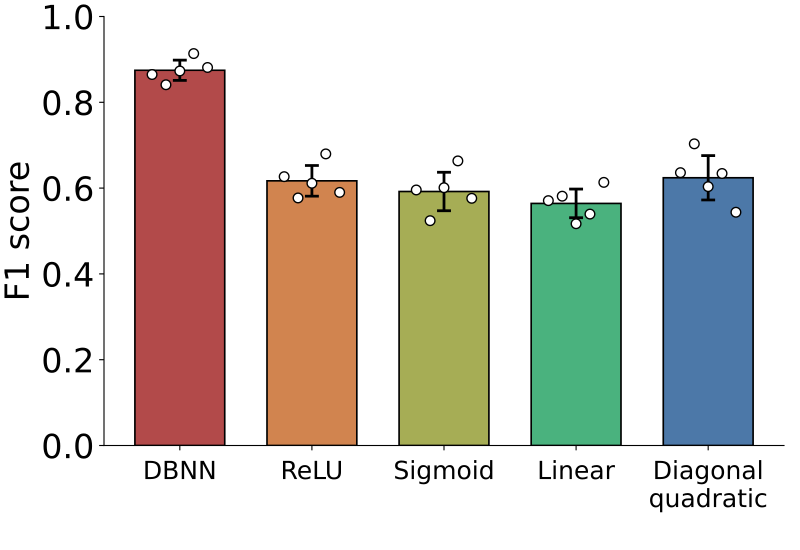

This figure's Python source:
import csv
import os
import argparse
from pathlib import Path
import numpy as np
import torch
import torch.nn as nn
import torch.nn.functional as F
import matplotlib
matplotlib.use("Agg")
import matplotlib.pyplot as plt
from mpl_toolkits.axes_grid1.inset_locator import mark_inset

ROOT = Path(__file__).resolve().parents[3]
DATA = ROOT / "nc_final_data" / "FigureS4" / "FigureS4_abc"
SOURCE = ROOT / "nc_final_source_data" / "FigureS4"
VARIANTS = ("dbnn", "relu", "sigmoid", "linear", "diagonal_quadratic")
LABELS = ("DBNN", "ReLU", "Sigmoid", "Linear", "Diagonal\nquadratic")
COLORS = ("#B24A4A", "#D1844F", "#A6AD55", "#4AB27E", "#4C78A8")

class Bilinear(nn.Module):
    def __init__(self, device):
        super().__init__()
        self.weight = nn.Parameter(torch.zeros((1, 500, 500), device=device))
        self.register_buffer("bias", torch.tensor([-70.0], device=device))

    def forward(self, x):
        with torch.no_grad():
            index = torch.arange(500, device=self.weight.device)
            self.weight[:, index, index] = 0
        return torch.einsum("...i,ij,...j->...", x, self.weight[0], x).unsqueeze(-1) + self.bias


class Model(nn.Module):
    def __init__(self, variant, device):
        super().__init__()
        self.variant = variant
        self.tau_rise = nn.Parameter(torch.ones(500, device=device) * 5)
        self.tau_decay = nn.Parameter(torch.ones(500, device=device) * 20)
        self.omega = nn.Parameter(torch.ones(500, device=device) * 0.3)
        self.bilinear = Bilinear(device)
        self.v_th = nn.Parameter(torch.tensor(-55.0, device=device))
        self.reset_amp = nn.Parameter(torch.tensor(15.0, device=device))
        self.tau_reset = nn.Parameter(torch.tensor(10.0, device=device))
        if variant != "dbnn":
            self.nonlinear_weight = nn.Parameter(torch.zeros(500, device=device))
            self.nonlinear_bias = nn.Parameter(torch.zeros((), device=device))
            self.nonlinear_scale = nn.Parameter(torch.zeros((), device=device))
            self.diagonal_quadratic_weight = nn.Parameter(torch.zeros(500, device=device))

    def forward_drive(self, x):
        steps = x.shape[-1]
        time = torch.arange(steps, device=x.device)
        kernels = self.omega[:, None] * (1 - torch.exp(-time / self.tau_rise[:, None])) * torch.exp(-time / self.tau_decay[:, None])
        fft_size = 1 << (2 * steps - 2).bit_length()
        spectrum = torch.fft.rfft(x, n=fft_size, dim=2)
        transfer = torch.fft.rfft(kernels, n=fft_size, dim=1)
        y = torch.fft.irfft(spectrum * transfer[None], n=fft_size, dim=2)[..., :steps].permute(0, 2, 1)
        linear = y.sum(dim=2)
        if self.variant == "dbnn":
            return linear + self.bilinear(y).squeeze(-1)
        base = linear + self.bilinear.bias.view(1, 1)
        if self.variant == "linear":
            return base
        if self.variant == "diagonal_quadratic":
            return base + (y.square() * self.diagonal_quadratic_weight.view(1, 1, -1)).sum(dim=2)
        projection = (y * self.nonlinear_weight.view(1, 1, -1)).sum(dim=2) + self.nonlinear_bias
        nonlinear = torch.sigmoid(projection) if self.variant == "sigmoid" else F.relu(projection)
        return base + self.nonlinear_scale * nonlinear

    def forward(self, x):
        drive = self.forward_drive(x)
        steps = drive.shape[1]
        alpha = torch.exp(-torch.ones((), device=drive.device, dtype=drive.dtype) / torch.clamp(torch.abs(self.tau_reset), min=1e-4))
        amplitude = torch.abs(self.reset_amp).to(dtype=drive.dtype)
        decay = alpha.pow(torch.arange(steps, device=drive.device, dtype=drive.dtype))
        result = torch.empty_like(drive)
        state = torch.zeros((), device=drive.device, dtype=drive.dtype)
        start = 0
        while start < steps:
            values = drive[0, start:] + state * decay[:steps - start]
            indices = torch.nonzero(values >= self.v_th, as_tuple=False)
            if indices.numel() == 0:
                result[0, start:] = values
                break
            offset = int(indices[0, 0].item())
            end = start + offset
            result[0, start:end + 1] = values[:offset + 1]
            state_at_spike = state * decay[offset]
            state = alpha * state_at_spike - amplitude
            start = end + 1
        return result


def model_for(variant, index, device):
    model = Model(variant, device)
    checkpoint = torch.load(DATA / variant / f"checkpoint_{index}.pt", map_location="cpu", weights_only=True)
    if set(checkpoint) != {"model_state"}:
        raise ValueError("Unexpected checkpoint contents")
    model.load_state_dict(checkpoint["model_state"], strict=True)
    return model.eval()


def prediction(model, raster, device):
    value = np.asarray(raster, dtype=np.float32).copy()
    value[250:] *= -1
    with torch.inference_mode():
        return model(torch.as_tensor(value[None], device=device)).cpu().numpy()[0]


def spike_times(trace, threshold):
    above = trace >= threshold
    rising = np.flatnonzero(above[1:] & ~above[:-1]) + 1
    if above[0]:
        rising = np.r_[0, rising]
    return rising.astype(np.int32)


def load_spikes(split):
    values = np.load(DATA / f"{split}_spike_times.npy", allow_pickle=False)
    offsets = np.load(DATA / f"{split}_spike_offsets.npy", allow_pickle=False)
    return [values[offsets[i]:offsets[i + 1]] for i in range(len(offsets) - 1)]


def verify_events(split, inputs, rows):
    bins = np.load(DATA / f"{split}_event_bins.npy", mmap_mode="r", allow_pickle=False)
    offsets = np.load(DATA / f"{split}_event_offsets.npy", mmap_mode="r", allow_pickle=False)
    if len(offsets) != len(inputs) * 500 + 1:
        raise ValueError("Incorrect event offsets")
    for row in rows:
        rebuilt = np.zeros((500, 6001), dtype=np.uint8)
        for channel in range(500):
            start, stop = offsets[row * 500 + channel:row * 500 + channel + 2]
            events = np.asarray(bins[start:stop], dtype=np.int64)
            rebuilt[channel, events + events % 2] = 1
        if not np.array_equal(rebuilt, inputs[row]):
            raise ValueError(f"Input does not match physical event bins: {split} {row}")


def setup():
    parser = argparse.ArgumentParser()
    parser.add_argument("--device", default="auto")
    parser.add_argument("--output", type=Path, default=Path(__file__).resolve().with_suffix(".pdf"))
    args = parser.parse_args()
    device = torch.device("cuda" if torch.cuda.is_available() else "cpu") if args.device == "auto" else torch.device(args.device)
    torch.set_num_threads(4)
    torch.backends.cuda.matmul.allow_tf32 = False
    torch.backends.cudnn.allow_tf32 = False
    plt.rcParams.update({"font.family": "DejaVu Sans", "font.size": 24, "pdf.fonttype": 42, "ps.fonttype": 42})
    return args, device

def matching_counts(true_spikes, predicted_spikes):
    used = np.zeros(len(predicted_spikes), dtype=bool)
    matched = 0
    for true in true_spikes:
        best, distance = -1, 11.0
        for index, predicted in enumerate(predicted_spikes):
            delta = abs(predicted - true)
            if not used[index] and delta <= 10 and delta < distance:
                best, distance = index, delta
        if best >= 0:
            used[best] = True
            matched += 1
    return matched, int((~used).sum()), len(true_spikes) - matched


def keep_mask(spikes, size):
    keep = np.ones(size, dtype=bool)
    for spike in spikes:
        start = max(0, int(np.floor(spike - 10)))
        stop = min(size, int(np.ceil(spike + 10)) + 1)
        keep[start:stop] = False
    return keep


def evaluate(model, inputs, truth, spikes, device):
    residual_n = residual_sum = residual_square = 0.0
    truth_n = truth_sum = truth_square = 0.0
    tp = fp = fn = 0
    threshold = float(model.v_th.detach().cpu())
    for row in range(len(inputs)):
        predicted = prediction(model, inputs[row], device)
        keep = keep_mask(spikes[row], truth.shape[1])
        residual = truth[row, keep].astype(np.float64) - predicted[keep].astype(np.float64)
        actual = truth[row].astype(np.float64)
        residual_n += len(residual)
        residual_sum += residual.sum()
        residual_square += np.dot(residual, residual)
        truth_n += len(actual)
        truth_sum += actual.sum()
        truth_square += np.dot(actual, actual)
        a, b, c = matching_counts(spikes[row], spike_times(predicted, threshold))
        tp, fp, fn = tp + a, fp + b, fn + c
    variance = residual_square / residual_n - (residual_sum / residual_n) ** 2
    reference = truth_square / truth_n - (truth_sum / truth_n) ** 2
    f1 = 2 * tp / (2 * tp + fp + fn) if 2 * tp + fp + fn else 0.0
    return 1 - variance / reference, f1


def compute_bars(device):
    inputs = np.load(DATA / "test_ip.npy", mmap_mode="r", allow_pickle=False)
    truth = np.load(DATA / "test_op.npy", allow_pickle=False)
    spikes = load_spikes("test")
    if inputs.shape != (100, 500, 6001) or truth.shape != (100, 6001) or len(spikes) != 100:
        raise ValueError("Expected the shared 100-sample test dataset")
    verify_events("test", inputs, range(100))
    values = np.empty((5, 5, 2), dtype=np.float64)
    for i, variant in enumerate(VARIANTS):
        for j in range(5):
            model = model_for(variant, j + 1, device)
            values[i, j] = evaluate(model, inputs, truth, spikes, device)
            print(variant, j + 1, values[i, j].tolist(), flush=True)
    return values, values.mean(axis=1), values.std(axis=1, ddof=0)


def save_bar_data(means, stds, values):
    columns = [f"{variant}_{metric}" for variant in VARIANTS for metric in ("VE", "F1")]
    runs = values.transpose(0, 2, 1).reshape(len(columns), 5)
    write_table(SOURCE / "FigureS4_bc" / "FigureS4_bc.csv", columns, runs, means.reshape(-1), stds.reshape(-1))


def draw_bar(ax, metric, means, stds, values):
    index = 0 if metric == "ve" else 1
    x = np.arange(5, dtype=float)
    ax.bar(x, means[:, index], yerr=stds[:, index], width=0.68, color=COLORS, edgecolor="black", linewidth=1.2,
           error_kw={"elinewidth": 2, "ecolor": "black", "capsize": 5, "capthick": 2})
    offsets = np.linspace(-0.21, 0.21, values.shape[1])
    for variant in range(len(x)):
        ax.scatter(x[variant] + offsets, values[variant, :, index], s=48, facecolors="white", edgecolors="black", linewidths=1.0, zorder=5)
    ax.set_xticks(x, LABELS)
    ax.tick_params(axis="x", labelsize=18, pad=7)
    ax.set_ylabel("VE" if metric == "ve" else "F1 score")
    ax.set_ylim(0, 1)
    ax.set_yticks(np.linspace(0, 1, 6))
    ax.spines["top"].set_visible(False)
    ax.spines["right"].set_visible(False)


METRIC = "f1"



def write_table(path, columns, runs, means, stds):
    values = np.asarray(runs)
    if values.ndim != 2 or values.shape[0] != len(columns) or len(means) != len(columns) or len(stds) != len(columns):
        raise ValueError("Unexpected source table shape")
    path.parent.mkdir(parents=True, exist_ok=True)
    temporary = path.with_name(f".{path.name}.{os.getpid()}.tmp")
    try:
        with temporary.open("w", encoding="utf-8", newline="") as stream:
            writer = csv.writer(stream)
            writer.writerow(["run", *columns])
            for index in range(values.shape[1]):
                writer.writerow([f"run_{index + 1}", *values[:, index]])
            writer.writerow(["mean", *means])
            writer.writerow(["std", *stds])
        os.replace(temporary, path)
    finally:
        if temporary.exists():
            temporary.unlink()


def main():
    args, device = setup()
    values, means, stds = compute_bars(device)
    save_bar_data(means, stds, values)
    figure, ax = plt.subplots(figsize=(8, 5.5))
    draw_bar(ax, METRIC, means, stds, values)
    figure.subplots_adjust(left=0.13, right=0.98, bottom=0.19, top=0.97)
    args.output.parent.mkdir(parents=True, exist_ok=True)
    figure.savefig(args.output, format="pdf")
    plt.close(figure)


if __name__ == "__main__":
    main()
